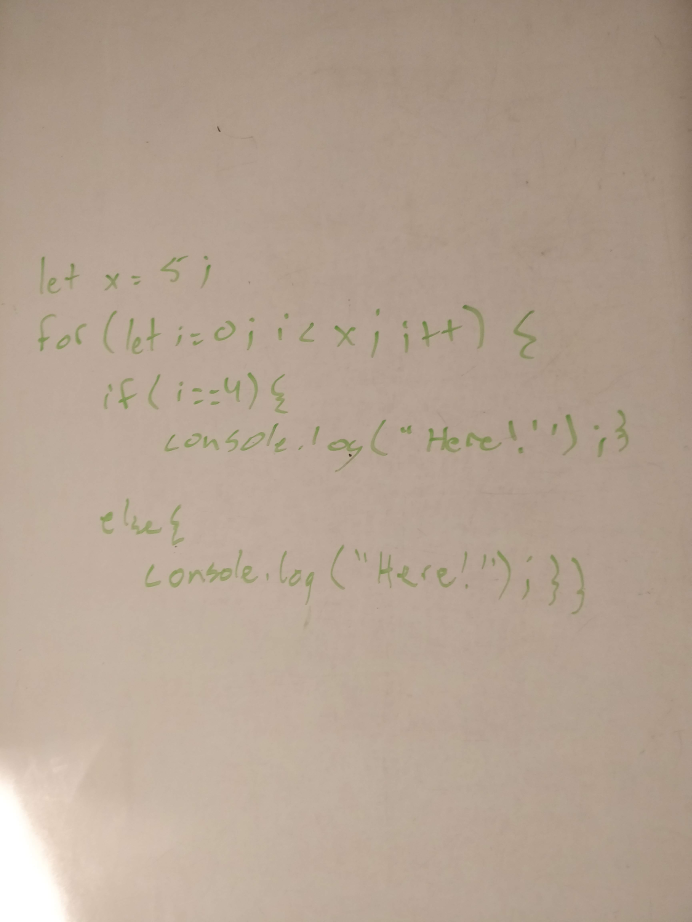
#> input picture textdetection/image1.jpg, 3456 x 4608 px (shown at 1/5 size)
$ python -i textdetection.py   (imports and definitions only)   (older library calls are emulated)
#> lines starting #> are read from the running program, lines starting #| are printed output that depends on the picture; after the words box and inside, x2 and y2 are one past the last pixel; in counts of white or black regions, pixels touching at a corner belong together
### textdetection/filter.py
import cv2
import numpy
import math
from enum import Enum

class ColorFilter:

    def __init__(self):
        """initializes all values to presets or None if need to be set
        """

        self.__hsv_threshold_hue = [19.424463519089514, 180.0]
        self.__hsv_threshold_saturation = [27.51798561151079, 255.0]
        self.__hsv_threshold_value = [0.0, 255.0]

        self.hsv_threshold_output = None


    def process(self, source0):
        """
        Runs the pipeline and sets all outputs to new values.
        """
        # Step HSV_Threshold0:
        self.__hsv_threshold_input = source0
        (self.hsv_threshold_output) = self.__hsv_threshold(self.__hsv_threshold_input, self.__hsv_threshold_hue, self.__hsv_threshold_saturation, self.__hsv_threshold_value)
        return self.hsv_threshold_output

    @staticmethod
    def __hsv_threshold(input, hue, sat, val):
        """Segment an image based on hue, saturation, and value ranges.
        Args:
            input: A BGR numpy.ndarray.
            hue: A list of two numbers the are the min and max hue.
            sat: A list of two numbers the are the min and max saturation.
            lum: A list of two numbers the are the min and max value.
        Returns:
            A black and white numpy.ndarray.
        """
        out = cv2.cvtColor(input, cv2.COLOR_BGR2HSV)
        return cv2.inRange(out, (hue[0], sat[0], val[0]),  (hue[1], sat[1], val[1]))

### textdetection/textdetection.py
#!/usr/bin/python

import sys
import os
import time

import cv2 as cv
import numpy as np

import filter


class TextDetection:

    def __init__(self, imageFile):

#> called with imageFile = 'image1.jpg'
        self.imageFile = imageFile
        self.img = cv.imread(self.imageFile)
#> self.img is the input picture: shape (4608, 3456, 3); mean B, G, R 146.8, 162.6, 180.3
        self.original = cv.imread(self.imageFile)
        self.listRect = []
        self.listLines = []
        self.listImages = []

    def execute(self):
        self.boxCharacters()
        self.deleteBoxinBox()
        self.genLists()
        self.sortListLines()
        self.combineVertical()
        self.sortLines()
        self.writeRectsToImage()
        self.cutImages()

   # KEEP

    def boxCharacters(self):
        f = filter.ColorFilter()
        img = f.process(self.img)
#> in __hsv_threshold, `out = cv2.cvtColor(input, cv2.COLOR_BGR2HSV)`: out: shape (4608, 3456, 3); mean H, S, V 14.1, 48, 180.4
#> in __hsv_threshold, `return cv2.inRange(out, (hue[0], sat[0], val[0]),  (hue[1], sat[1], va..`:
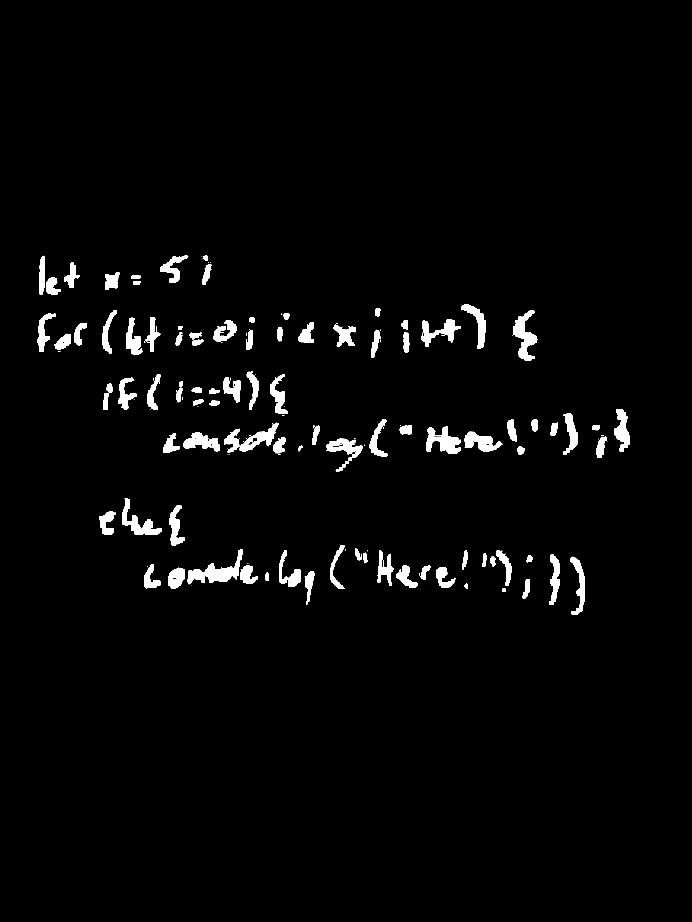
#> returned value: shape (4608, 3456) (shown at 1/5 size); 2.3% white; 211 white regions (97 under 20 px)
        self.img = img

        im2, contours, hierarchy = cv.findContours(
            img, cv.RETR_TREE, cv.CHAIN_APPROX_SIMPLE)
        im2 = cv.rectangle(im2, (0, 0), (100, 100), (0, 255, 0))

        im2 = np.reshape(im2, (*im2.shape, 1))
        im2 = np.append(im2, np.append(im2, im2, axis=2), axis=2)

        for c in contours:
            x, y, w, h = cv.boundingRect(c)

            if w*h > 100:
                self.listRect.append(cv.boundingRect(c))
    # KEEP

    # [20 lines left out: function writeRectsToImage, not called in this run]

    def onSameLine(self, box1, box2):
        x1, y1, w1, h1 = box1
        x2, y2, w2, h2 = box2
        upperBound = max(y1, y2)
        lowerBound = min(y1 + h1, y2 + h2)
        lengthOverlap = lowerBound - upperBound
        shortEdge = min(h1, h2)
        if lengthOverlap/shortEdge >= .05:
            return True

        else:
            return False

    def verticalOverlap(self, box1, box2):
        x1, y1, w1, h1 = box1
        x2, y2, w2, h2 = box2
        upperBound = max(x1, x2)
        lowerBound = min(x1 + w1, x2 + w2)
        lengthOverlap = lowerBound - upperBound
        shortEdge = min(w1, w2)
        if lengthOverlap/shortEdge >= 0:
            return True

        else:
            return False

    def combineVertical(self):
        for line in self.listLines:
            # print(line)
            addToLine = []
            removeBoxes = []
            for box1 in line:
                for box2 in line:
                    if box1 != box2:
                        if self.verticalOverlap(box1, box2) == True:
                            x1, y1, w1, h1 = box1
                            x2, y2, w2, h2 = box2

                            x = min(x1, x2)
                            y = min(y1, y2)
                            h = abs(y - max(y1 + h1, y2 + h2))
                            w = abs(x - max(x1 + w1, x2 + w2))
                            newBox = (x, y, w, h)

                            if newBox not in addToline:
                                addToLine.append(newBox)
                            if box1 not in removeBoxes:
                                removeBoxes.append(box1)
                            if box2 not in removeBoxes:
                                removeBoxes.append(box2)

            for box in removeBoxes:
                line.remove(box)
            for box in addToLine:
                line.append(box)

    # KEEP
    def genLists(self):
        setLines = []
        while len(self.listRect) > 0:
            setLines.append(self.setRecurse(0))
        self.listLines = setLines

    def setRecurse(self, index):
        line = []
        startingBox = self.listRect[index]
        line.append(startingBox)
        for box2 in self.listRect:
            if box2 != startingBox and self.listRect.index(box2) != self.listRect.index(startingBox) and abs(startingBox[0] - box2[0]) < 500:
                if self.onSameLine(startingBox, box2):
                    line.append(box2)

        if len(line) > index + 1:
            self.recurseNext(index + 1, line)

        for box in line:
            self.listRect.remove(box)

        return(line)

    def recurseNext(self, index, array):
        startingBox = self.listRect[index]
        for box2 in self.listRect:
            if box2 != startingBox and self.listRect.index(box2) != self.listRect.index(startingBox):
                if self.onSameLine(startingBox, box2) and box2 not in array and abs(startingBox[0] - box2[0]) < 500:
                    array.append(box2)

        if len(array) > index + 1:
            # print(array)
            self.recurseNext(index + 1, array)

    # KEEP
    def sortListLines(self):
        averageYs = []
        sortedListofLines = []
        for line in self.listLines:
            yBox = []
            for box in line:
                yBox.append(box[1])
            averageYs.append(sum(yBox)/len(yBox))

        sortedAverageYs = sorted(averageYs)
        # print(averageYs)
        # print(sortedAverageYs)
        for index, value in enumerate(sortedAverageYs):
            originalIndex = averageYs.index(value)
            sortedListofLines.append(self.listLines[originalIndex])

        self.listLines = sortedListofLines

    # KEEP

    def deleteBoxinBox(self):
        for box1 in self.listRect:
            for box2 in self.listRect:
                if box1 != box2 and self.listRect.index(box1) != self.listRect.index(box2):
                    x1, y1, w1, h1 = box1
                    x2, y2, w2, h2 = box2
                    if x1 < x2 and y1 < y2 and x1 + w1 > x2 + w2 and y1 + h1 > y2 + h2:
                        self.listRect.remove(box2)

    def sortLines(self):
        for line in self.listLines:
            line.sort(key=lambda tup: tup[0])

    # [62 lines left out: function cutImages, not called in this run]

#text = TextDetection("image4.jpg")
#text.execute()

>>> result = TextDetection('image1.jpg').execute()
#> in boxCharacters, `im2, contours, hierarchy = cv.findContours( img, cv.RETR_TREE, cv.CHAI..`: contours = 251 contours, 131 with area under 20; largest, box (x1, y1, x2, y2) and area: (2565, 1551, 2688, 1802) 12624, (938, 2815, 1167, 2921) 12361, (2134, 2130, 2305, 2266) 11722, (614, 2490, 810, 2673) 10373, (2325, 2159, 2511, 2256) 9528
#> in boxCharacters, `im2 = np.append(im2, np.append(im2, im2, axis=2), axis=2)`: im2: shape (4608, 3456, 3); 2.3% white; 211 white regions (97 under 20 px), largest, box (x1, y1, x2, y2) and area: (2565, 1551, 2688, 1802) 13067, (938, 2815, 1167, 2921) 12745, (2134, 2130, 2305, 2266) 12172
#> the loop in boxCharacters, `for c in contours:` made 251 passes
#> (x, y, w, h) on passes 3, 4, 7: (2321, 2918, 16, 26), (2614, 2895, 36, 98), (1328, 2864, 16, 38)
#> after the loop in boxCharacters, `for c in contours:`: self.listRect = 105 items, first 6: (2512, 2944, 16, 16), (2321, 2918, 16, 26), (2614, 2895, 36, 98), (1328, 2864, 16, 38), (1525, 2858, 49, 166), (840, 2839, 84, 104)
#> the loop in deleteBoxinBox, `for box1 in self.listRect:` made 98 passes
#> box1 on passes 1 to 12: (2512, 2944, 16, 16), (2321, 2918, 16, 26), (2614, 2895, 36, 98), (1328, 2864, 16, 38), (1525, 2858, 49, 166), (840, 2839, 84, 104), (2180, 2835, 100, 105), (1200, 2827, 90, 93), (1983, 2826, 106, 112), (2103, 2824, 51, 73), (720, 2820, 81, 123), (938, 2815, 229, 106)
#> after the loop in deleteBoxinBox, `for box1 in self.listRect:`: self.listRect = 98 items, first 6: (2512, 2944, 16, 16), (2321, 2918, 16, 26), (2614, 2895, 36, 98), (1328, 2864, 16, 38), (1525, 2858, 49, 166), (840, 2839, 84, 104)
#> the loop in genLists, `while len(self.listRect) > 0:` made 8 passes
#> the loop in sortListLines, `for line in self.listLines:` made 8 passes
#> line on passes 3 to 4: [(1679, 2320, 49, 38)], [(1729, 2305, 15, 15)]
#> the loop in sortListLines, `for index, value in enumerate(sortedAverageYs):` made 8 passes
#> value on passes 1 to 8: 1333.3, 1609.8, 1922.3, 2148.8, 2305, 2320, 2525.3, 2805.4
#> the loop in combineVertical, `for line in self.listLines:` made 1 pass
#> (the run stopped early here; a loop or call above may not have finished)

$ run again, on textdetection/image3.jpg
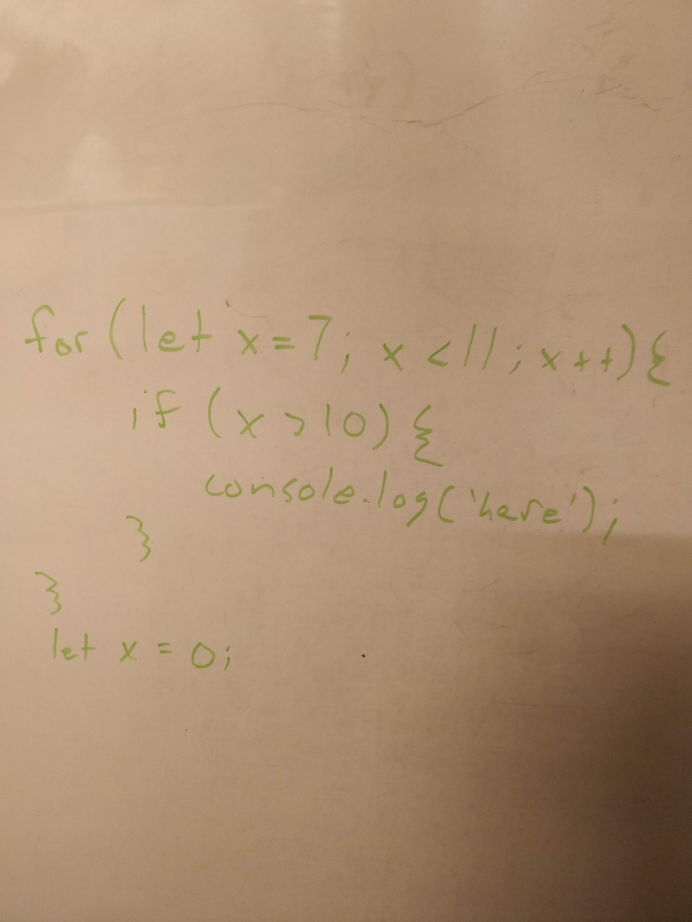
#> input picture textdetection/image3.jpg, 3456 x 4608 px (shown at 1/5 size)
#> in __init__, self.img is the input picture: shape (4608, 3456, 3); mean B, G, R 117.5, 145.7, 174.5
#> out: shape (4608, 3456, 3); mean H, S, V 14.5, 86, 174.5
#> in __hsv_threshold, `return cv2.inRange(out, (hue[0], sat[0], val[0]),  (hue[1], sat[1], va..`:
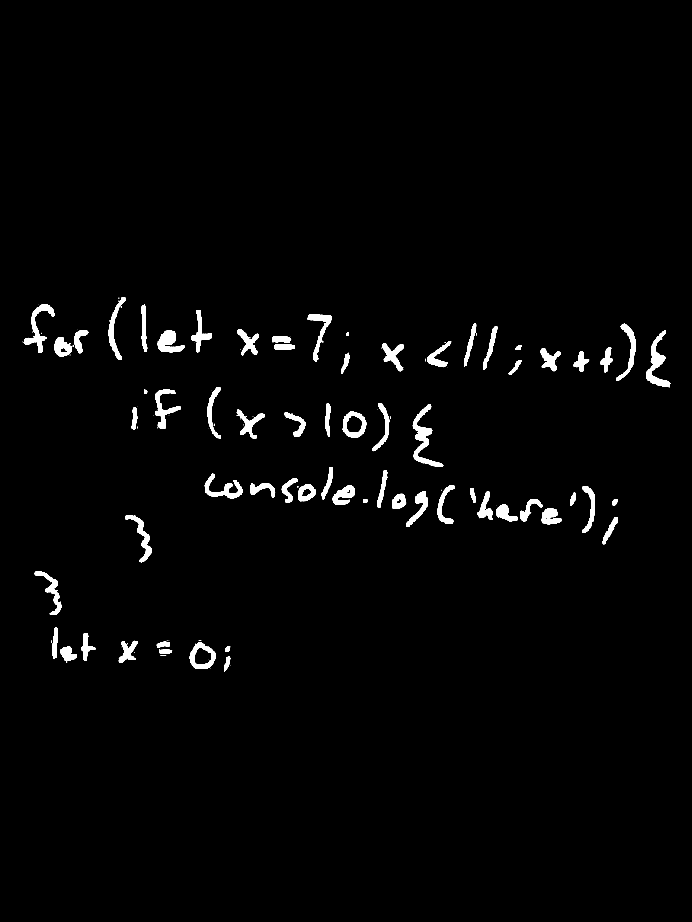
#> returned value: shape (4608, 3456) (shown at 1/5 size); 1.8% white; 144 white regions (77 under 20 px)
#> contours = 157 contours, 83 with area under 20; largest, box (x1, y1, x2, y2) and area: (952, 3210, 1077, 3345) 12272, (1713, 2056, 1831, 2189) 11702, (2064, 2021, 2216, 2335) 11522, (3232, 1653, 3352, 1936) 10388, (118, 1522, 272, 1765) 9042
#> im2: shape (4608, 3456, 3); 1.8% white; 144 white regions (77 under 20 px), largest, box (x1, y1, x2, y2) and area: (2064, 2021, 2216, 2335) 12043, (3232, 1653, 3352, 1936) 10821, (118, 1522, 272, 1765) 9483
#> the loop in boxCharacters, `for c in contours:` made 157 passes
#> (x, y, w, h) on passes 3, 5, 8: (331, 3308, 5, 4), (1120, 3280, 32, 78), (795, 3248, 66, 22)
#> after the loop in boxCharacters, `for c in contours:`: self.listRect = 73 items, first 6: (1120, 3280, 32, 78), (795, 3248, 66, 22), (303, 3232, 82, 73), (1125, 3231, 26, 28), (952, 3210, 125, 135), (972, 3236, 88, 86)
#> the loop in deleteBoxinBox, `for box1 in self.listRect:` made 65 passes
#> box1 on passes 1 to 8: (1120, 3280, 32, 78), (795, 3248, 66, 22), (303, 3232, 82, 73), (1125, 3231, 26, 28), (952, 3210, 125, 135), (784, 3209, 65, 28), (594, 3204, 94, 108), (405, 3167, 74, 138)
#> after the loop in deleteBoxinBox, `for box1 in self.listRect:`: self.listRect = 65 items, first 6: (1120, 3280, 32, 78), (795, 3248, 66, 22), (303, 3232, 82, 73), (1125, 3231, 26, 28), (952, 3210, 125, 135), (784, 3209, 65, 28)
#> the loop in genLists, `while len(self.listRect) > 0:` made 8 passes
#> the loop in sortListLines, `for line in self.listLines:` made 8 passes
#> line on passes 2, 4, 6, 7: [(172, 2858, 136, 217)], [(625, 2576, 133, 236)], [(659, 2038, 27, 111)], [(720, 1948, 16, 20)]
#> the loop in sortListLines, `for index, value in enumerate(sortedAverageYs):` made 8 passes
#> value on passes 1 to 8: 1659.6, 1948, 2012.8, 2038, 2449.8, 2576, 2858, 3213
#> the loop in combineVertical, `for line in self.listLines:` made 1 pass

$ run again, on textdetection/image4.jpg
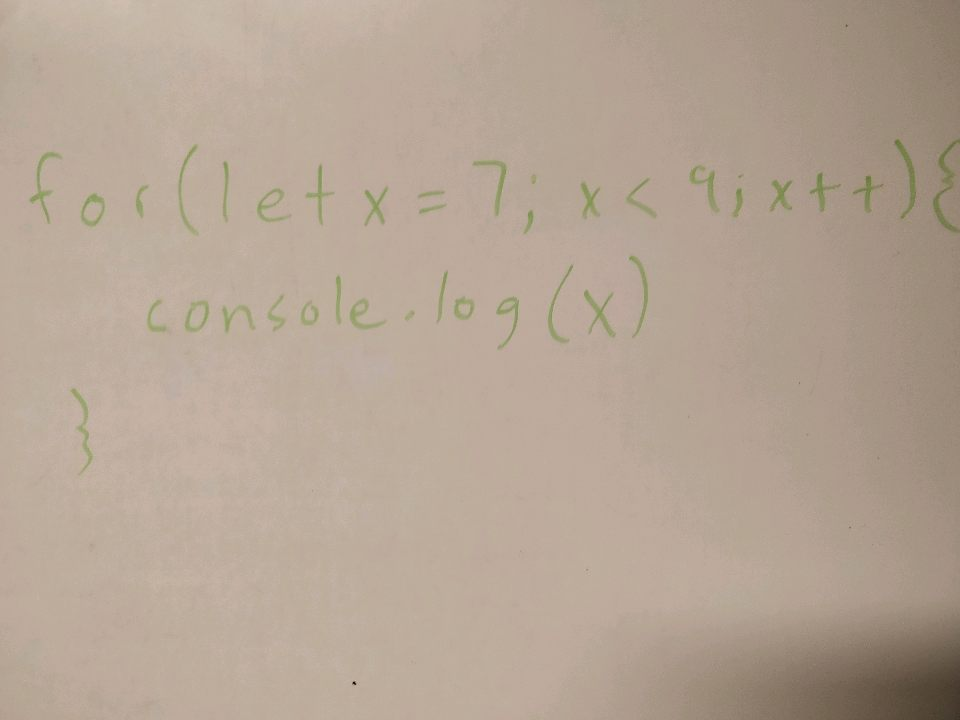
#> input picture textdetection/image4.jpg, 960 x 720 px
#> in __init__, self.img is the input picture: shape (720, 960, 3); mean B, G, R 148.5, 164.1, 180.9
#> out: shape (720, 960, 3); mean H, S, V 14.6, 46.3, 180.9
#> in __hsv_threshold, `return cv2.inRange(out, (hue[0], sat[0], val[0]),  (hue[1], sat[1], va..`:
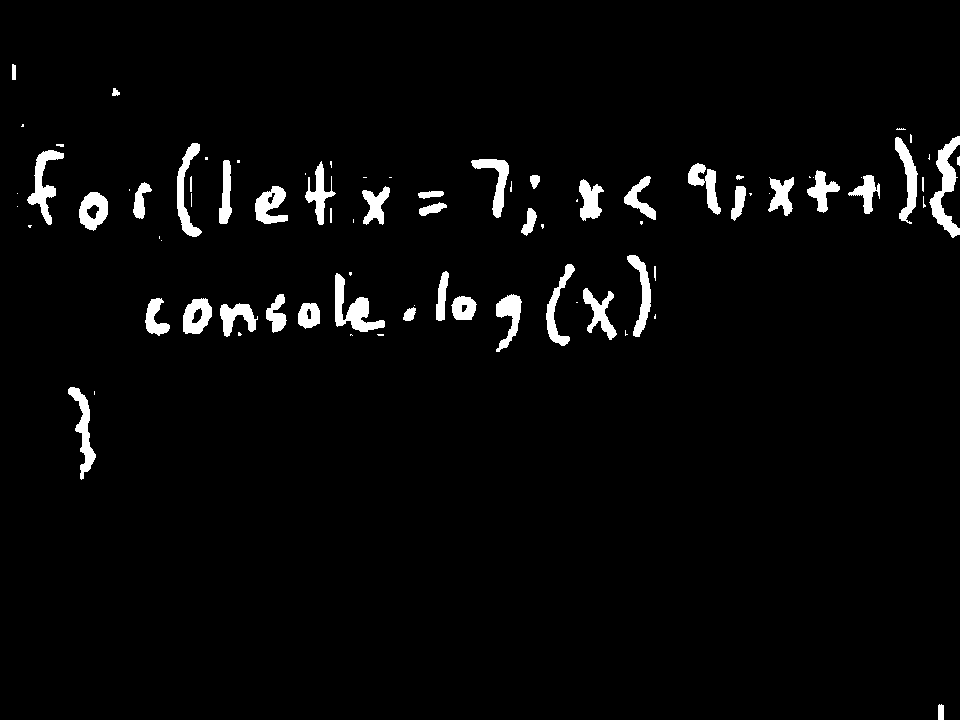
#> returned value: shape (720, 960); 3.2% white; 83 white regions (37 under 20 px)
#> contours = 88 contours, 44 with area under 20; largest, box (x1, y1, x2, y2) and area: (929, 136, 960, 238) 1129, (335, 273, 385, 332) 1022, (27, 150, 64, 225) 840, (79, 192, 108, 231) 792, (68, 387, 96, 480) 774
#> im2: shape (720, 960, 3); 3.2% white; 83 white regions (37 under 20 px), largest, box (x1, y1, x2, y2) and area: (929, 136, 960, 238) 1255, (335, 273, 385, 332) 1147, (27, 150, 64, 225) 949
#> the loop in boxCharacters, `for c in contours:` made 88 passes
#> (x, y, w, h) on passes 1, 3, 5, 6, 7, 8, 9, 10: (938, 704, 6, 16), (68, 387, 28, 93), (350, 334, 3, 2), (238, 332, 4, 4), (625, 330, 3, 6), (654, 314, 2, 5), (403, 307, 13, 14), (414, 305, 1, 1)
#> after the loop in boxCharacters, `for c in contours:`: self.listRect = 39 items, first 6: (68, 387, 28, 93), (403, 307, 13, 14), (298, 303, 22, 26), (220, 303, 38, 34), (183, 298, 29, 36), (191, 307, 12, 17)
#> the loop in deleteBoxinBox, `for box1 in self.listRect:` made 36 passes
#> box1 on passes 1 to 8: (68, 387, 28, 93), (403, 307, 13, 14), (298, 303, 22, 26), (220, 303, 38, 34), (183, 298, 29, 36), (145, 298, 25, 38), (451, 296, 26, 24), (496, 294, 26, 58)
#> after the loop in deleteBoxinBox, `for box1 in self.listRect:`: self.listRect = 36 items, first 6: (68, 387, 28, 93), (403, 307, 13, 14), (298, 303, 22, 26), (220, 303, 38, 34), (183, 298, 29, 36), (145, 298, 25, 38)
#> the loop in genLists, `while len(self.listRect) > 0:` made 3 passes
#> the loop in sortListLines, `for line in self.listLines:` made 3 passes
#> the loop in sortListLines, `for index, value in enumerate(sortedAverageYs):` made 3 passes
#> value on passes 1 to 3: 172.5, 288, 387
#> the loop in combineVertical, `for line in self.listLines:` made 1 pass
